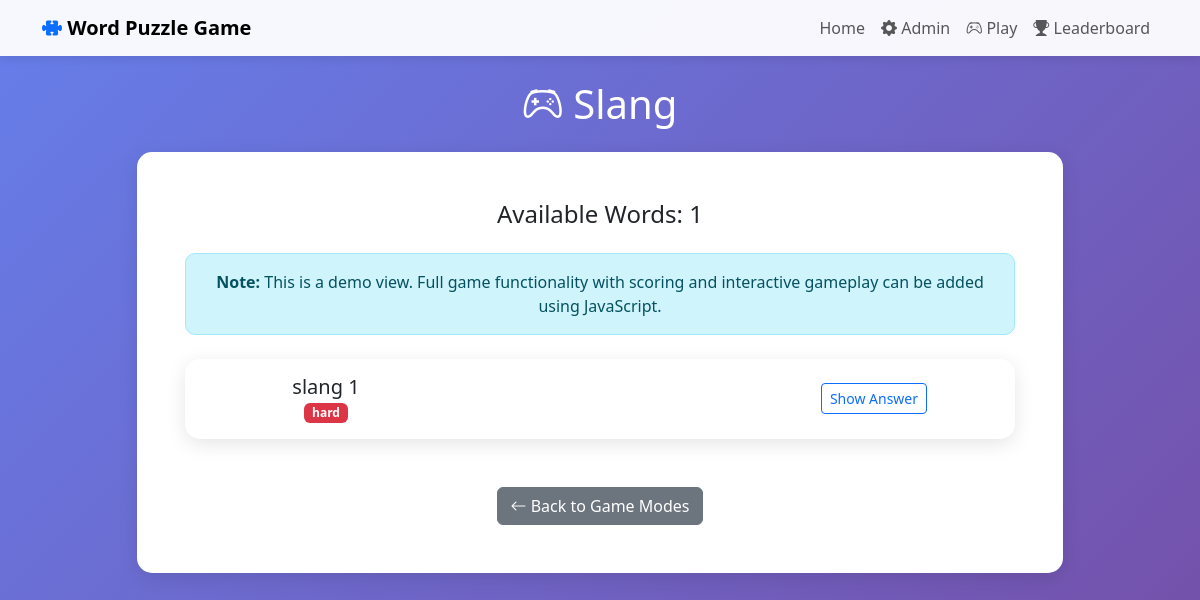
/player/game/Slang, run on an earlier commit of the app's database.
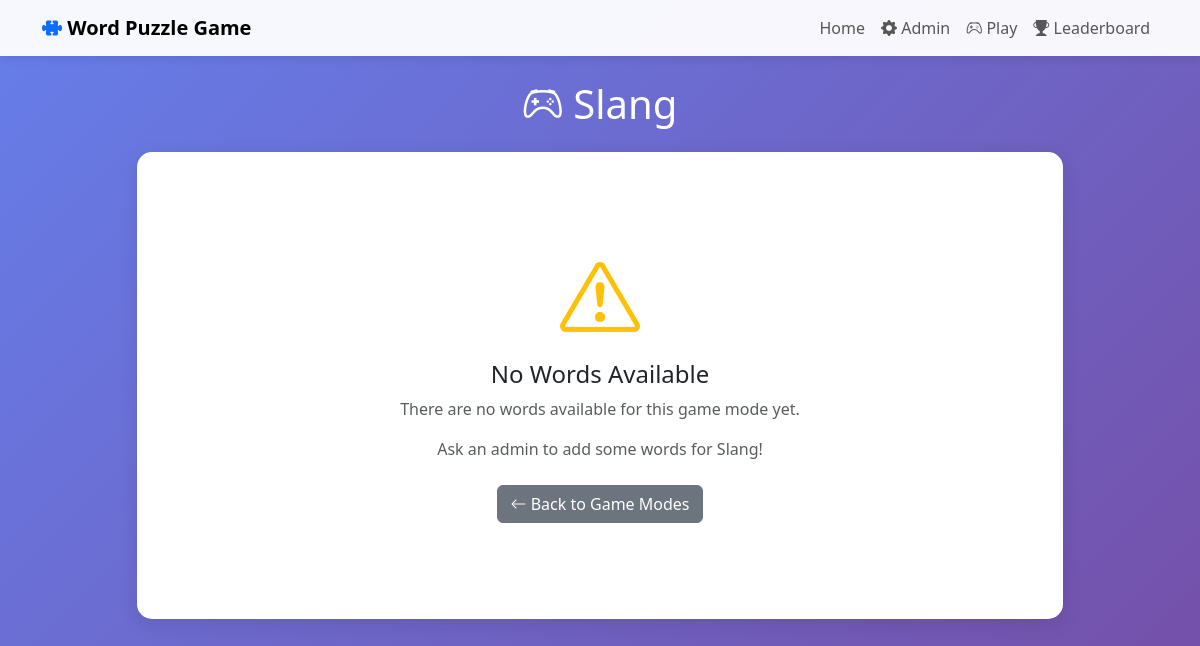
And on a later commit of the database.
### app/models.py (models this page shows, shortened)
class Word(db.Model):
    __tablename__ = 'words'
    id = db.Column(db.Integer, primary_key=True)
    word = db.Column(db.String(100), unique=True, nullable=False)
    category = db.Column(db.String(50), nullable=False)  # Slang, Rhyme, Translate, etc.
    difficulty = db.Column(db.String(20), default='medium')  # easy, medium, hard
    hint = db.Column(db.String(200))
    answer = db.Column(db.String(100))  # For certain game modes
    translation = db.Column(db.String(100))  # For translate mode
    opposite = db.Column(db.String(100))  # For opposites mode
    rhyme_with = db.Column(db.String(100))  # For rhyme time mode
    context_sentence = db.Column(db.Text)  # For contextual mode
    is_active = db.Column(db.Boolean, default=True)
    created_at = db.Column(db.DateTime, default=datetime.utcnow)

### app/routes.py (the view)
@player_bp.route('/game/<game_mode>')
def play_game(game_mode):
    words = Word.query.filter_by(category=game_mode, is_active=True).all()
    return render_template('player/game.html', game_mode=game_mode, words=words)

### app/templates/player/game.html (shortened to what this page needs)
{% extends "base.html" %}
{% block content %}
<h1 class="mb-4 text-white text-center">
    <i class="bi bi-controller"></i> {{ game_mode }}
</h1>
<div class="row justify-content-center">
    <div class="col-md-10">
        <div class="card p-5">
            {% if words %}
                <div class="text-center">
                    <h4 class="mb-4">Available Words: {{ words|length }}</h4>
                    <div class="alert alert-info">
                        <strong>Note:</strong> This is a demo view. Full game functionality with scoring
                        and interactive gameplay can be added using JavaScript.
                    </div>
                    <div id="word-list" class="mt-4">
                        {% for word in words[:10] %}
                        <div class="card mb-3 p-3">
                            <div class="row align-items-center">
                                <div class="col-md-4">
                                    <h5 class="mb-0">{{ word.word }}</h5>
                                    <span class="badge bg-{{ 'success' if word.difficulty == 'easy' else 'warning' if word.difficulty == 'medium' else 'danger' }}">
                                        {{ word.difficulty }}
                                    </span>
                                </div>
                                <div class="col-md-4">
                                    <button class="btn btn-sm btn-outline-primary" onclick="showAnswer('answer-{{ loop.index }}')">
                                        Show Answer
                                    </button>
                                </div>
                            </div>
                        </div>
                        {% endfor %}
                    </div>
                    <div class="mt-5">
                        <a href="{{ url_for('player.player_dashboard') }}" class="btn btn-secondary">
                            <i class="bi bi-arrow-left"></i> Back to Game Modes
                        </a>
                    </div>
                </div>
            {% else %}
                <div class="text-center py-5">
                    <i class="bi bi-exclamation-triangle display-1 text-warning"></i>
                    <h4 class="mt-3">No Words Available</h4>
                    <p class="text-muted">There are no words available for this game mode yet.</p>
                    <p class="text-muted">Ask an admin to add some words for {{ game_mode }}!</p>
                    <div class="mt-4">
                        <a href="{{ url_for('player.player_dashboard') }}" class="btn btn-secondary">
                            <i class="bi bi-arrow-left"></i> Back to Game Modes
                        </a>
                    </div>
                </div>
            {% endif %}
        </div>
    </div>
</div>
{% endblock %}

What changed in the data, as far as the page shows it:
removed Word: category "Slang", word "slang 1", difficulty "hard"
Also different on the page:
{{ game_mode }}: (not shown) → "Slang"
{{ words|length }}: "1" → (not shown)
text no longer shown: "Available Words: Note: This is a demo view. Full game functionality with scoring and interactive gameplay can be added using JavaScript."
text now shown: "No Words Available There are no words available for this game mode yet. Ask an admin to add some words for !"
